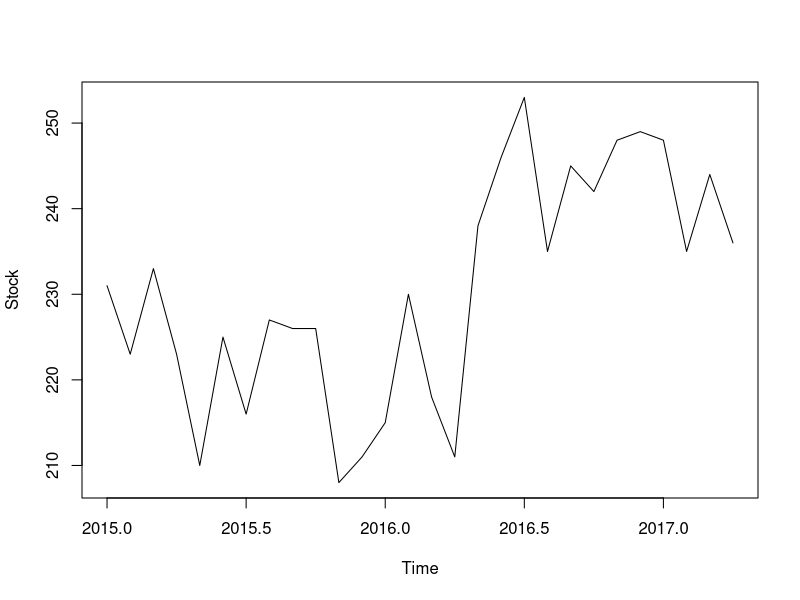
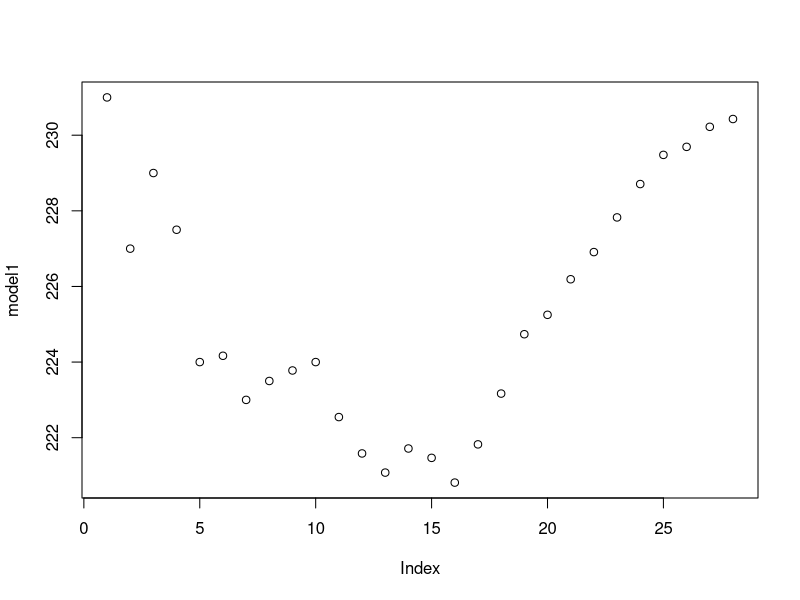
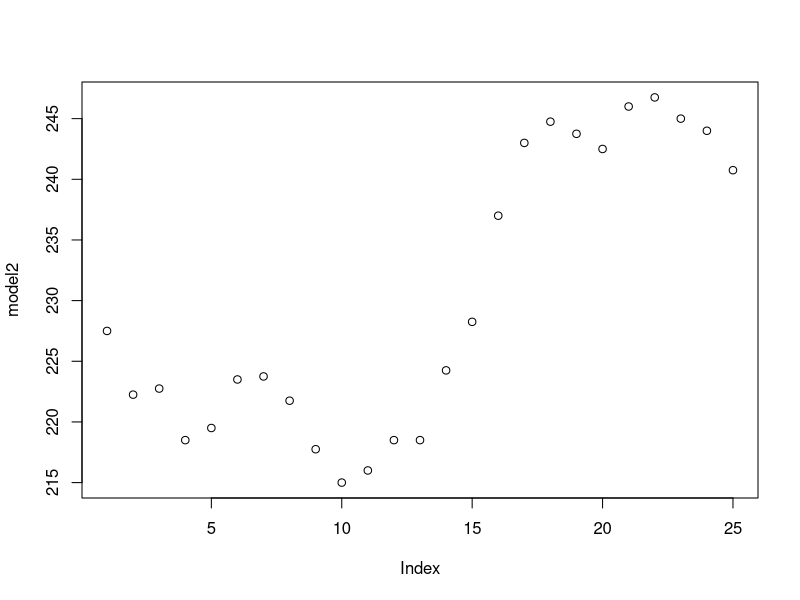

These figures' R source, in order:
# serie temporelle

Stock = read.csv2("data/Stock.csv", h=T)
Stock.ts = ts(Stock, freq=12, start=2015)

Stock.ts
time(Stock.ts)

plot(Stock.ts)


model1 = cumsum(Stock.ts)/1:28
plot(model1)


model2 = c()
for (i in 5:29){
  model2 = c(model2, mean(Stock.ts[(i-4): (i-1)]))
}
model2
plot(model2)


model3 = HoltWinters(Stock.ts, beta=F, gamma=F, l.start = Stock.ts[1])
model3
